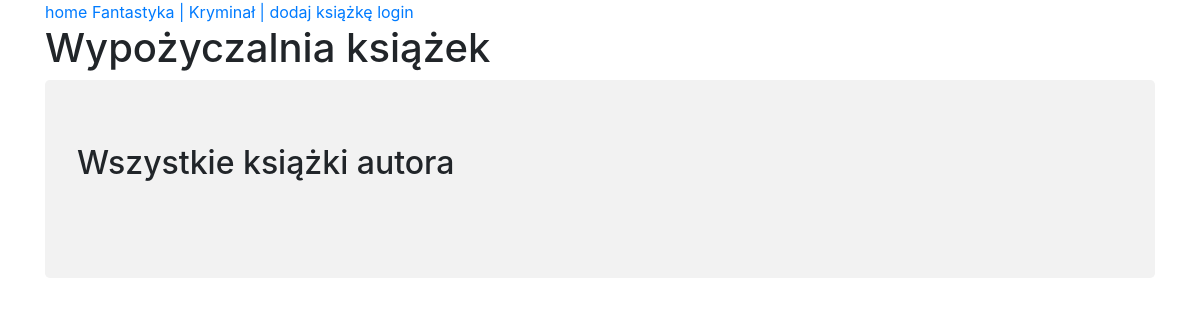
The page /China Miéville/ on the database as committed earlier.
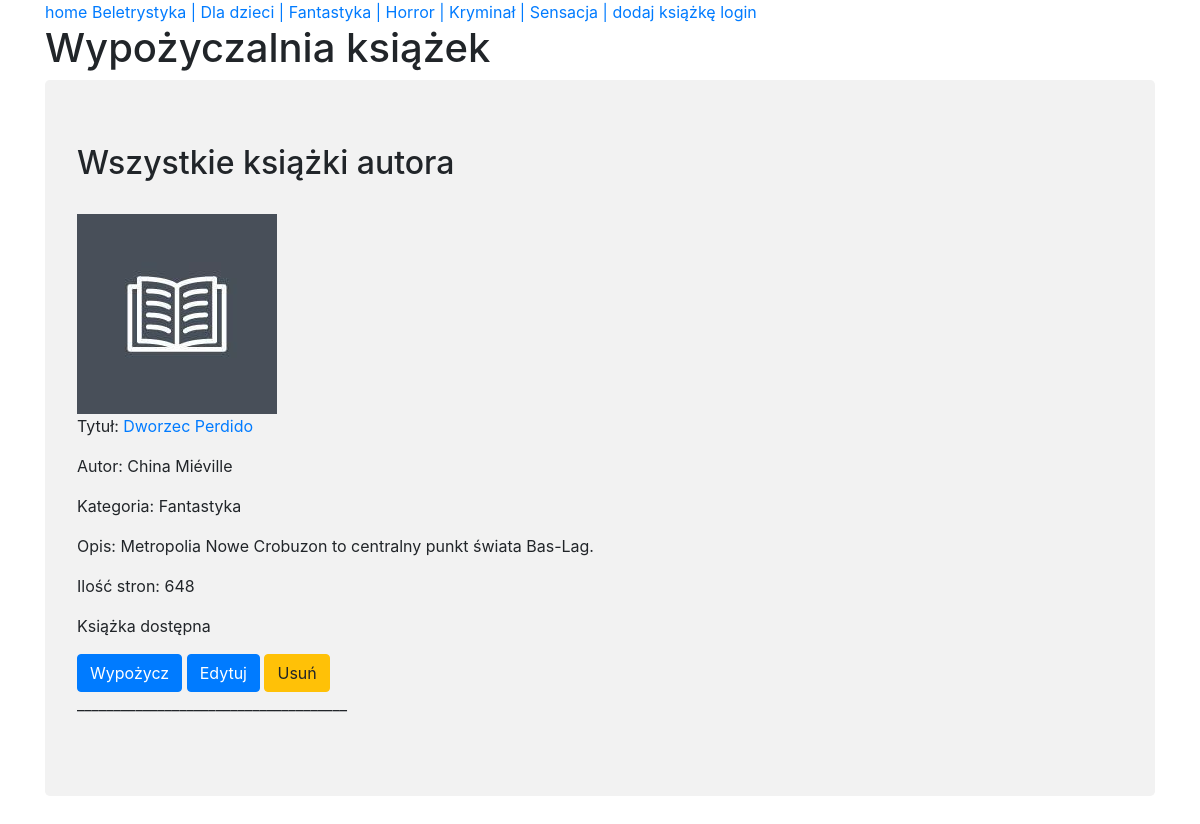
The same page on the database as committed later.
### wypozyczalnia/models.py (models this page shows, shortened)
class Category(models.Model):
    name = models.CharField(max_length=100)
    parent_category = models.ForeignKey('self', null=True, blank=True, on_delete=models.CASCADE)
    slug = models.SlugField(max_length=100, unique=True)
    class Meta:
        unique_together = ('slug', 'parent_category', )
        ordering = ('name',)
        verbose_name = "category"
        verbose_name_plural = "categories"
    def __str__(self):
        return self.name

class Book(models.Model):
    title = models.CharField(max_length=200)
    author = models.CharField(max_length=200)
    description = models.TextField()
    pages = models.CharField(max_length=50)
    image = models.ImageField(default='default.jpg', upload_to='book_images')
    is_available = models.BooleanField()
    category = models.ForeignKey(Category, on_delete=models.CASCADE)
    slug = models.SlugField(max_length=200, unique=True)

### wypozyczalnia/views.py (the view)
# urls.py: path('<str:author>/', books_by_author, name='authors-books'),
def books_by_author(request, author):
    categories = Category.objects.all()
    books = Book.objects.filter(author=author)
    content = {
        'books': books,
        'categories': categories,
    }
    return render(request, 'wypozyczalnia/author.html', content)

### wypozyczalnia/templates/wypozyczalnia/author.html
{% extends "wypozyczalnia/base.html" %}
{% block content %}
    <h2 class="title">Wszystkie książki autora {{ author }}</h2>
    <br>
    {% for book in books %}
        <div>
            <img width="200" src= "{{ book.image.url }}">
            <p>Tytuł: <a href="{% url 'book-detail' book.slug %}">{{ book.title }}</a></p>
            <p>Autor: {{ book.author }}</p>
            <p>Kategoria: {{ book.category }}</p>
            <p>Opis: {{ book.description }}</p>
            <p>Ilość stron: {{ book.pages }}</p>
            {% if book.is_available == True %}
                <p>Książka dostępna</p>
                <button type = "submit" class="btn btn-primary">Wypożycz</button>
            {% else %}
                <p>Książka niedostępna</p>
                <button type = "submit" class="btn btn-primary" disabled="disabled">Wypożycz</button>
            {% endif %}
            <a class = "btn btn-primary" href="{% url 'book-edit' book.slug %}">Edytuj</a>
            <a class = "btn btn-warning" href="{% url 'book-delete' book.slug %}">Usuń</a>
            <p>_____________________________________</p>
        </div>
    {% endfor %}
{% endblock content %}

### wypozyczalnia/templates/wypozyczalnia/base.html (shortened to what this page needs)
<!DOCTYPE html>
{% load crispy_forms_tags %}
{% load static %}
<html lang="pl">
<head>
    <link rel="stylesheet" href="https://cdn.jsdelivr.net/npm/bootstrap@4.5.3/dist/css/bootstrap.min.css">
    <link rel="stylesheet" type="text/css" href="{% static 'wypozyczalnia/main.css' %}">
</head>
<body>
    <div class ="container">
        <nav>
            <a href="{% url 'home' %}">home</a>
            {% for category in categories %}
                <a href="{% url 'categories' category.slug %}">{{ category.name }} |</a>
            {% endfor %}
            <a href="{% url 'book-add' %}">dodaj książkę</a>
            {% if user.is_authenticated %}
                <a href="#">logout</a>
            {% else %}
                <a href="#">login</a>
            {% endif %}
        </nav>
        <div class="page-header">
            <h1>Wypożyczalnia książek</h1>
        </div>
        <div class="jumbotron">
            {% block content %}{% endblock %}
        </div>
    </div>
</body>
</html>

### wypozyczalnia/static/wypozyczalnia/main.css (style rules this page uses)
.jumbotron { background-color:#f2f2f2; }

Rows that differ between the two databases and show on the page:
added Category: name "Beletrystyka"
added Category: name "Dla dzieci"
added Category: name "Horror"
added Category: name "Sensacja"
added Book: image (placeholder picture), title "Dworzec Perdido", author "China Miéville", category "Fantastyka", description "Metropolia Nowe Crobuzon to centralny punkt świata Bas-Lag.", pages "648", is_available "Książka dostępna"
